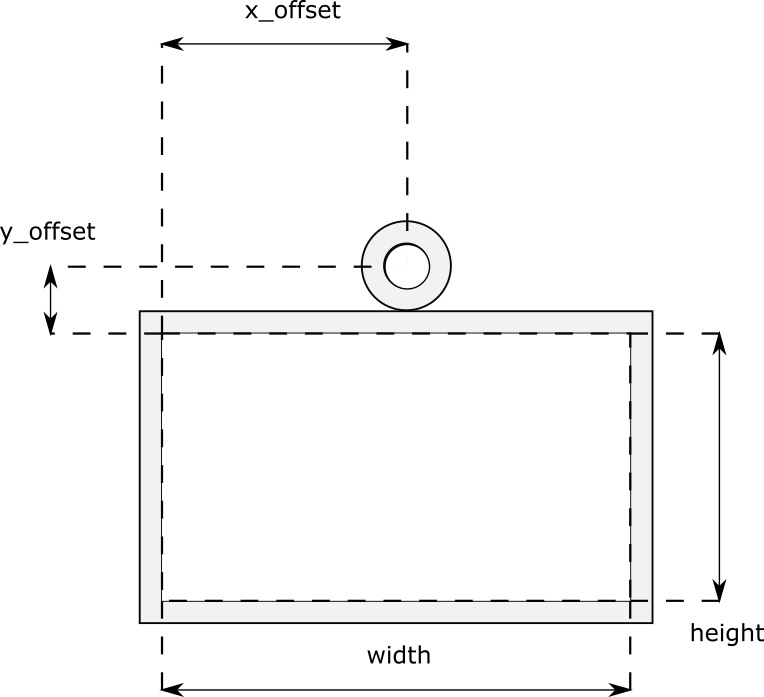
#> input picture gis-eyetracker/assets/ui/scheme.jpg, 764 x 697 px
$ python -i ImagePrep.py   (imports and definitions only)
#> lines starting #> are read from the running program, lines starting #| are printed output that depends on the picture; after the words box and inside, x2 and y2 are one past the last pixel; in counts of white or black regions, pixels touching at a corner belong together
import numpy as np
import cv2 as cv
import matplotlib.pyplot as plt

def geometric_len(contour):
    ''' geometric length of contour'''

    cnt = contour.squeeze()
    length = 0
    for i, point in enumerate(cnt[:-1]):
        length += np.linalg.norm(cnt[i + 1] - cnt[i])
    return length


def external_contours(contours, hierarchy, parent):
    ''' choose longest contour from external'''
    contours_external = []
    for idx, h in enumerate(hierarchy.squeeze()):
        if h[3] == parent:
            contours_external.append(contours[idx])
    return max(contours_external, key=lambda x: geometric_len(x))


def clear_border(img):
    ''' add 3 pixels from each side in order to avoid image border intersection'''
    img_array = np.ones((img.shape[0] + 6, img.shape[1] + 6, img.shape[2])) * 255
    for i in range(3, img.shape[0] + 3):
        for j in range(3, img.shape[1] + 3):
            img_array[i][j] = img[i - 3][j - 3]
    return img_array.astype('uint8')


def close_image(image, quad_erode_iter, rec_erode_iter, dilate_iter):
    ''' close external contour'''

    im = image.copy()

    kernel = np.ones((3, 1), np.uint8)
    res = cv.erode(im.copy(), kernel, iterations=quad_erode_iter)

    kernel = np.ones((1, 3), np.uint8)
    res = cv.erode(res.copy(), kernel, iterations=rec_erode_iter)

    kernel = np.ones((3, 3), np.uint8)
    res = cv.dilate(res.copy(), kernel, iterations=dilate_iter)

    return clear_border(res)


def get_contours(img):
    imgray = cv.cvtColor(img, cv.COLOR_BGR2GRAY)
    ret, thresh = cv.threshold(imgray, 220, 255, cv.THRESH_TOZERO)
    contours, hierarchy = cv.findContours(thresh, cv.RETR_TREE, cv.CHAIN_APPROX_SIMPLE)
    return contours, hierarchy


def gaussian_smooth(border, sigma=5):
    from scipy import ndimage

    y = border.squeeze()[:, 1]
    x = border.squeeze()[:, 0]

    # convert both to arrays
    x_sm = np.array(x)
    y_sm = np.array(y)

    # gaussian smoothing
    x_g1d = ndimage.gaussian_filter1d(x_sm, sigma)
    y_g1d = ndimage.gaussian_filter1d(y_sm, sigma)

    return x_g1d, y_g1d


def processing_image(img, sigma=5, quad_erode_iter=2, rec_erode_iter=2, dilate_iter=1, rescale=0.5):

    ''' if rescale != 0, then size of image is changed '''
    if rescale:
        width = int(img.shape[1] * rescale)
        height = int(img.shape[0] * rescale)
        dim = (width, height)
        image = cv.resize(img, dim, interpolation=cv.INTER_AREA)

    else:
        image = img

    image = close_image(image, quad_erode_iter, rec_erode_iter, dilate_iter)

    if rescale:
        width = int((1+image.shape[1]) / rescale)
        height = int((1+image.shape[0]) / rescale)
        dim = (width, height)
        image = cv.resize(image.copy(), dim, interpolation=cv.INTER_AREA)

    contours, hierarchy = get_contours(image)
    parent = hierarchy.squeeze()[1][3]

    external_contour = external_contours(contours, hierarchy, parent)

    approx_x, approx_y = gaussian_smooth(external_contour, sigma)

    return approx_x, approx_y


def process_image(img, processing=True, sigma=5, quad_erode_iter=2, rec_erode_iter=2, dilate_iter=1, rescale=0.5):
    if processing:
        approx_x, approx_y = processing_image(img, sigma, quad_erode_iter, rec_erode_iter, dilate_iter, rescale)
        points = []
        for i, (x, y) in enumerate(zip(approx_x[:-1], approx_y[:-1])):
            points.append(((x, y), (approx_x[i + 1], approx_y[i + 1])))


        background = np.ones((img.shape[0], img.shape[1], img.shape[2])) * 255

        for l in points:
            background = cv.line(background, l[0], l[1], (0,0,0), 5)

        background = cv.line(background, points[-1][-1], points[0][0], (0,0,0), 5)
        background = cv.circle(background, l[0], 5*2, color = (0,0,255), thickness = 10)

        return (background,points)

    new_img = clear_border(img)

    contours, hierarchy = get_contours(new_img)
    parent = hierarchy.squeeze()[1][3]

    external_contour = external_contours(contours, hierarchy, parent)

    points = []
    for i, (x, y) in enumerate(external_contour.squeeze()[:-1]):
        points.append(((x, y), (external_contour.squeeze()[i + 1][0], external_contour.squeeze()[i + 1][1])))

    background = np.ones((new_img.shape[0], new_img.shape[1], new_img.shape[2])) * 255

    for l in points:
        background = cv.line(background, l[0], l[1], (0,0,0), 5)

    background = cv.line(background, points[-1][-1], points[0][0], (0,0,0), 5)
    background = cv.circle(background, l[0], 5*2, color = (0,0,255), thickness = 10)

    return (background,points)

>>> import cv2
>>> picture = cv2.imread('../assets/ui/scheme.jpg')
#> picture is the input picture: shape (697, 764, 3); min 0, max 255, mean 248.5
>>> result = process_image(picture)
#> in close_image, `res = cv.erode(res.copy(), kernel, iterations=rec_erode_iter)`:
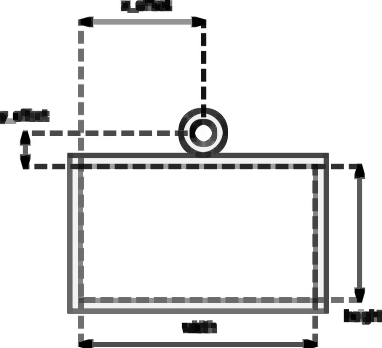
#> res: shape (348, 382, 3); min 0, max 255, mean 231.4
#> in close_image, `res = cv.dilate(res.copy(), kernel, iterations=dilate_iter)`:
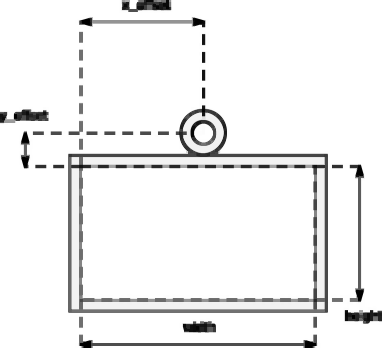
#> res: shape (348, 382, 3); min 0, max 255, mean 239.7
#> after the loop in clear_border, `for i in range(3, img.shape[0] + 3):`:
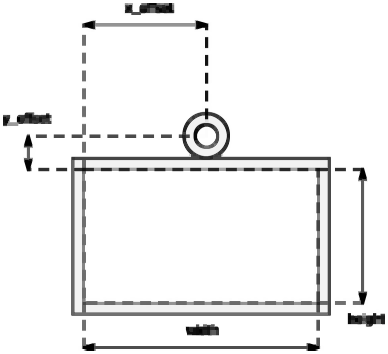
#> img_array: shape (354, 388, 3) float64; min 0, max 255, mean 240.2
#> in processing_image, `image = cv.resize(image.copy(), dim, interpolation=cv.INTER_AREA)`:
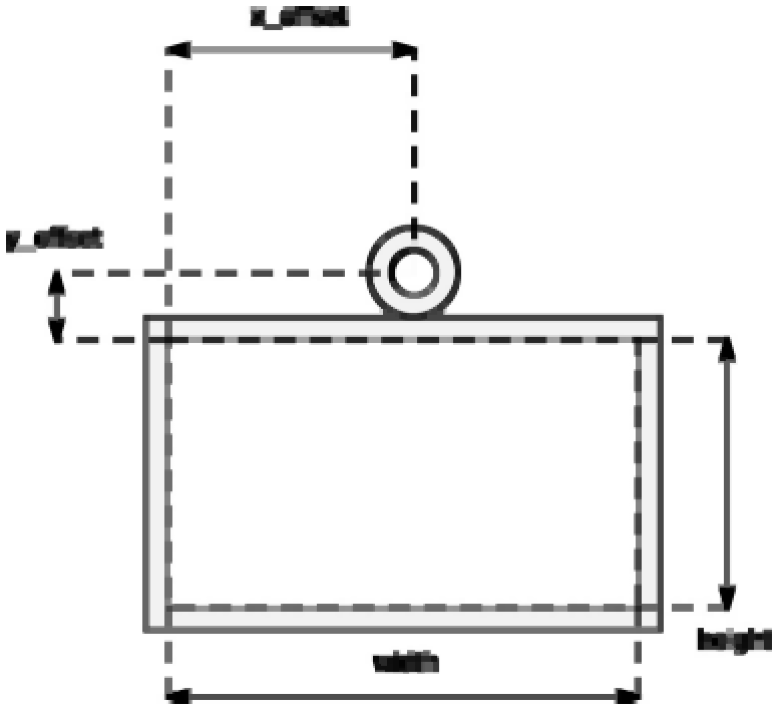
#> image: shape (710, 778, 3); min 0, max 255, mean 240.2
#> in get_contours, `ret, thresh = cv.threshold(imgray, 220, 255, cv.THRESH_TOZERO)`:
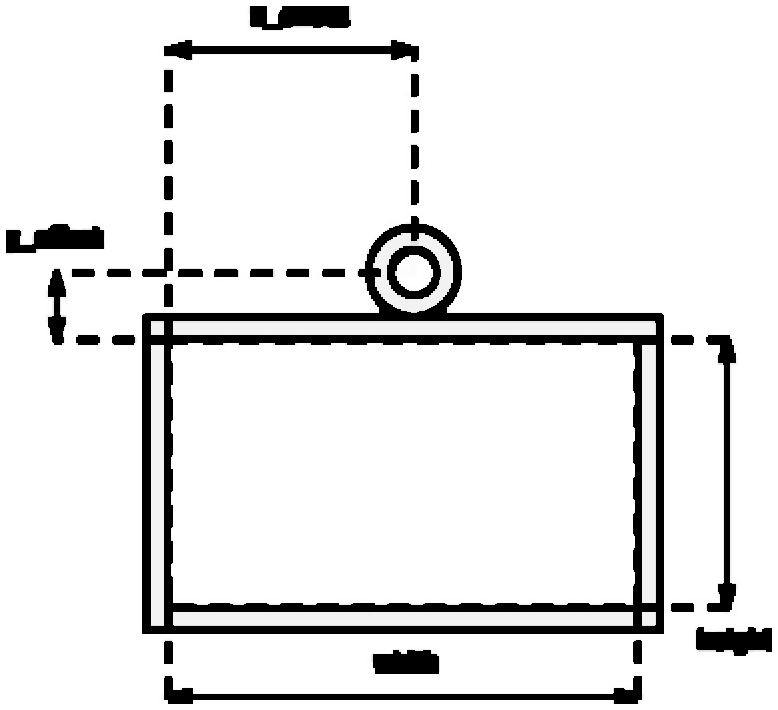
#> thresh: shape (710, 778); min 0, max 255, mean 230.3
#> in get_contours, `contours, hierarchy = cv.findContours(thresh, cv.RETR_TREE, cv.CHAIN_A..`: contours = 44 contours; largest, box (x1, y1, x2, y2) and area: (0, 0, 778, 710) 550893, (141, 215, 665, 635) 175900, (171, 343, 635, 605) 119074, (173, 321, 656, 335) 6264, (173, 612, 633, 626) 5966
#> in processing_image, `parent = hierarchy.squeeze()[1][3]`: parent = 0
#> the loop in external_contours, `for idx, h in enumerate(hierarchy.squeeze()):` made 44 passes
#> h on passes 1 to 12: [-1, -1, 1, -1], [2, -1, -1, 0], [3, 1, -1, 0], [4, 2, -1, 0], [5, 3, -1, 0], [6, 4, -1, 0], [7, 5, -1, 0], [8, 6, -1, 0], [9, 7, -1, 0], [10, 8, -1, 0], [11, 9, -1, 0], [12, 10, -1, 0]
#> after the loop in external_contours, `for idx, h in enumerate(hierarchy.squeeze()):`: contours_external = 33 contours; largest, box (x1, y1, x2, y2) and area: (141, 215, 665, 635) 175900, (163, 675, 643, 705) 4106, (163, 39, 420, 63) 2724, (705, 334, 737, 613) 2710, (249, 5, 352, 31) 2081
#> in processing_image, `external_contour = external_contours(contours, hierarchy, parent)`: external_contour = contour of 148 points, box (x1, y1, x2, y2) (141, 215, 665, 635), area 175900
#> in gaussian_smooth, `y = border.squeeze()[:, 1]`: y = 148 values, max 634 at index 68, min 215 at index 1, mean 271.7
#> in gaussian_smooth, `x = border.squeeze()[:, 0]`: x = 148 values, max 664 at index 66, min 141 at index 70, mean 405.5
#> in gaussian_smooth, `x_sm = np.array(x)`: x_sm has the same summary as x
#> in gaussian_smooth, `y_sm = np.array(y)`: y_sm has the same summary as y
#> in gaussian_smooth, `x_g1d = ndimage.gaussian_filter1d(x_sm, sigma)`: x_g1d = 148 values, max 467 at index 61, min 314 at index 74, mean 405
#> in gaussian_smooth, `y_g1d = ndimage.gaussian_filter1d(y_sm, sigma)`: y_g1d = 148 values, max 410 at index 68, min 219 at index 0, mean 271.2
#> in processing_image, `approx_x, approx_y = gaussian_smooth(external_contour, sigma)`: approx_x has the same summary as x_g1d in gaussian_smooth; approx_y has the same summary as y_g1d in gaussian_smooth
#> in process_image, `approx_x, approx_y = processing_image(img, sigma, quad_erode_iter, rec..`: approx_x has the same summary as x_g1d in gaussian_smooth; approx_y has the same summary as y_g1d in gaussian_smooth
#> the loop in process_image, `for i, (x, y) in enumerate(zip(approx_x[:-1], approx_y[:-1])):` made 147 passes
#> (x, y) on passes 1 to 12: (419, 219), (419, 219), (420, 219), (421, 220), (422, 221), (424, 221), (425, 222), (427, 223), (429, 224), (431, 225), (432, 226), (434, 227)
#> after the loop in process_image, `for i, (x, y) in enumerate(zip(approx_x[:-1], approx_y[:-1])):`: points = 147 items
#> the loop in process_image, `for l in points:` made 147 passes
#> l on passes 1 to 12: ((419, 219), (419, 219)), ((419, 219), (420, 219)), ((420, 219), (421, 220)), ((421, 220), (422, 221)), ((422, 221), (424, 221)), ((424, 221), (425, 222)), ((425, 222), (427, 223)), ((427, 223), (429, 224)), ((429, 224), (431, 225)), ((431, 225), (432, 226)), ((432, 226), (434, 227)), ((434, 227), (436, 228))
#> pass 1, in process_image, `background = cv.line(background, l[0], l[1], (0,0,0), 5)`:
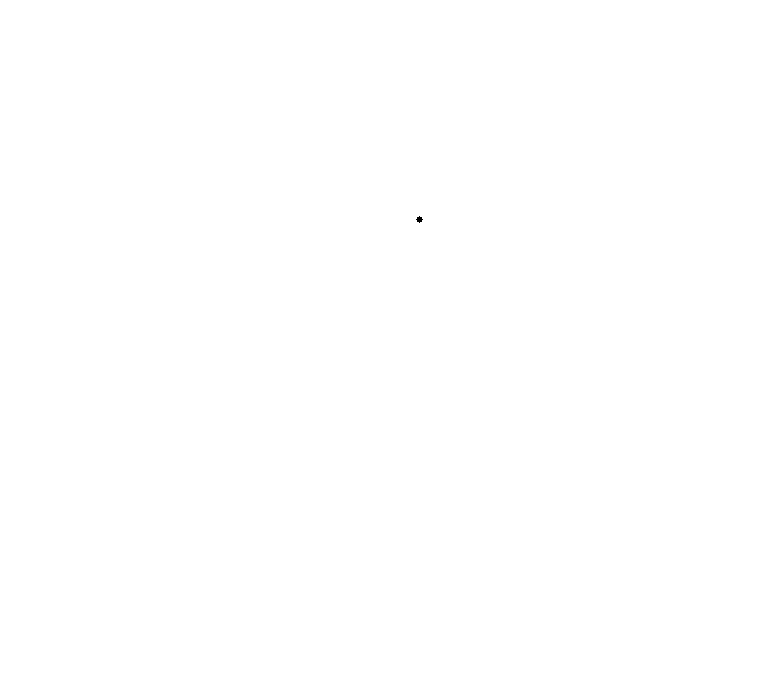
#> background: shape (697, 764, 3) float64; 100% white; 1 black region, box (x1, y1, x2, y2) and area: (416, 216, 423, 223) 29
#> after the loop in process_image, `for l in points:`:
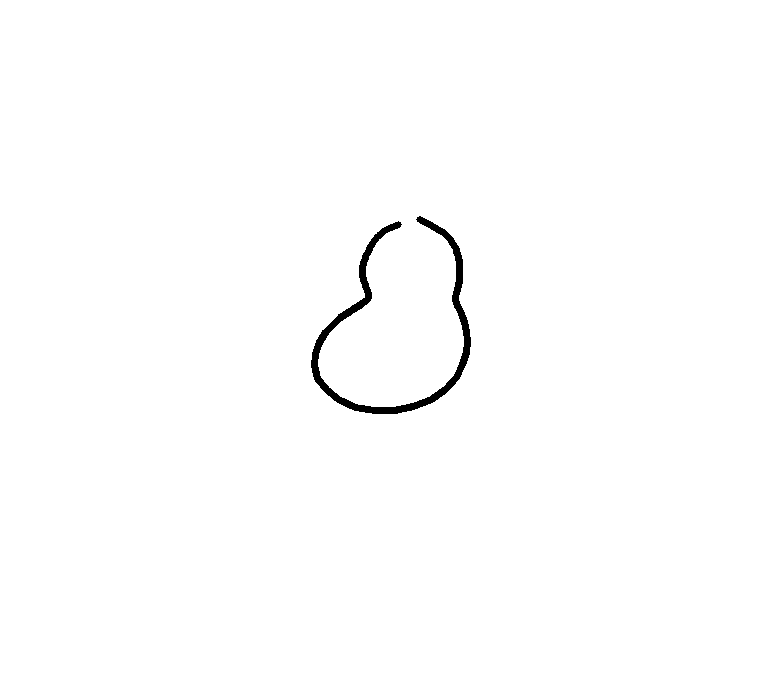
#> background: shape (697, 764, 3) float64; 99.3% white; 1 black region, box (x1, y1, x2, y2) and area: (311, 216, 471, 414) 3734
#> in process_image, `background = cv.line(background, points[-1][-1], points[0][0], (0,0,0)..`: background: shape (697, 764, 3) float64; 99.3% white; 1 black region, box (x1, y1, x2, y2) and area: (311, 216, 471, 414) 3858
